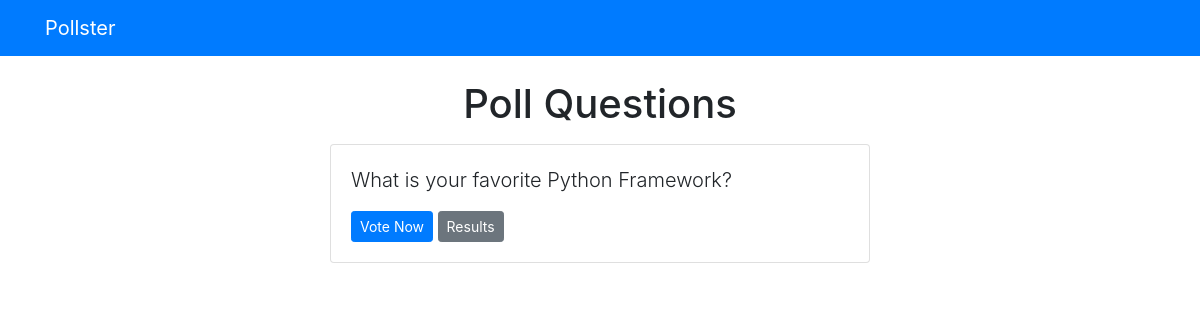
The page /polls/ on the database as committed earlier.
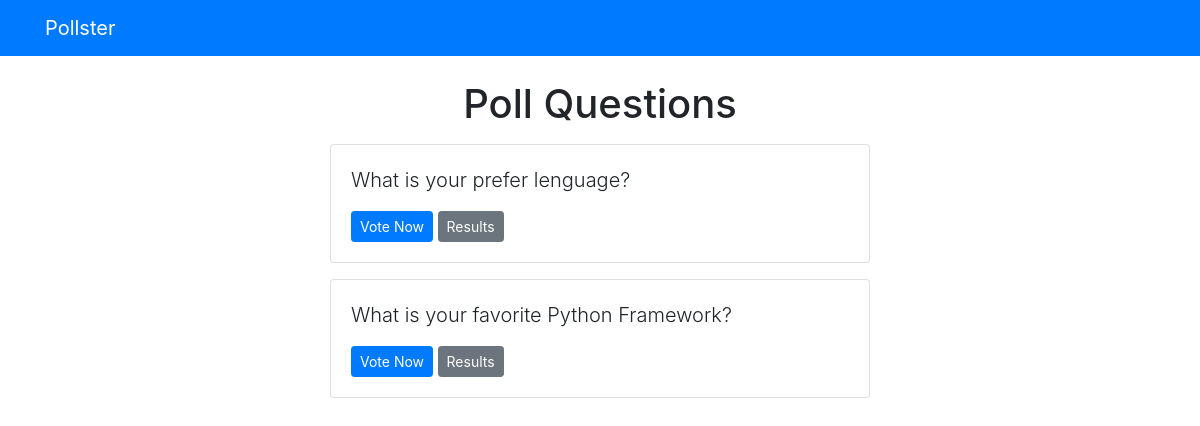
The same page on the database as committed later.
### polls/models.py (models this page shows, shortened)
class Question(models.Model):
    question_text = models.CharField(max_length= 200)
    pub_date = models.DateTimeField('date published')

### polls/views.py (the view)
def index(request):
    latest_question_list = Question.objects.order_by('-pub_date')[:5]
    context = {'latest_question_list':latest_question_list}
    return render(request,'polls/index.html', context)

### templates/polls/index.html (shortened to what this page needs)
{% extends 'base.html' %}
{% block content%}
    <h1 class="text-center mb-3">Poll Questions </h1>
    {% if latest_question_list %}
        {% for question in latest_question_list %}
            <div class="card mb-3">
                <div class="card-body">
                    <p class="lead">{{ question.question_text }}</p>
                    <a href="{% url 'polls:detail' question.id %}" class="btn btn-primary btn-sm">Vote Now</a>
                    <a href="{% url 'polls:results' question.id %}" class="btn btn-secondary btn-sm">Results</a>
                </div>
            </div>
        {% endfor %}
    {% else %}
        <p>No post Available</p>
    {% endif %}
{% endblock%}

Rows that differ between the two databases and show on the page:
added Question: question_text "What is your prefer lenguage?"
